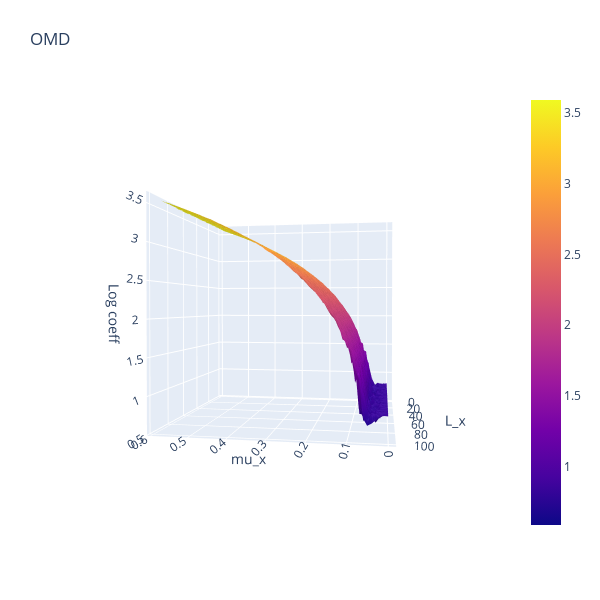

Notebook code for this chart:
### Code cell
z = coefs["OMD"]
camera = dict(
    up=dict(x=0, y=0, z=1),
    center=dict(x=0, y=0, z=0),
    eye=dict(x=-1.5, y=1.5, z=1.5)
)
fig = go.Figure()
fig.add_trace(go.Surface(z=z, x=MU_RANGE, y=L_RANGE))
fig.update_layout(title='OMD', autosize=False,
                  width=600, height=600,
                  margin=dict(l=65, r=50, b=65, t=90),
                  scene=dict(xaxis=dict(title="mu_x"),
                             yaxis=dict(title="L_x"),
                             zaxis=dict(title="Log coeff"),
                             camera=camera
                            ),
                 )
fig.show()

### Figure 1 — Plotly figure (JSON) as saved in the notebook; plotly's stock layout.template omitted (floating-point values rounded to 4 significant figures; data arrays with more than 128 entries replaced by an {"elided": "..."} marker saying what was removed)
{"data": [{"type": "surface", "x": [1e-05, 0.01011, 0.02021, 0.03031, 0.04041, 0.05051, 0.06062, 0.07072, 0.08082, 0.09092, 0.101, 0.1111, 0.1212, 0.1313, 0.1414, 0.1515, 0.1616, 0.1717, 0.1818, 0.1919, 0.202, 0.2121, 0.2222, 0.2323, 0.2424, 0.2525, 0.2626, 0.2727, 0.2828, 0.2929, 0.303, 0.3131, 0.3232, 0.3333, 0.3434, 0.3535, 0.3636, 0.3737, 0.3838, 0.3939, 0.404, 0.4141, 0.4242, 0.4343, 0.4445, 0.4546, 0.4647, 0.4748, 0.4849, 0.495, 0.5051, 0.5152, 0.5253, 0.5354, 0.5455, 0.5556, 0.5657, 0.5758, 0.5859, 0.596, 0.6061, 0.6162, 0.6263, 0.6364, 0.6465, 0.6566, 0.6667, 0.6768, 0.6869, 0.697, 0.7071, 0.7172, 0.7273, 0.7374, 0.7475, 0.7576, 0.7677, 0.7778, 0.7879, 0.798, 0.8081, 0.8182, 0.8283, 0.8384, 0.8485, 0.8586, 0.8687, 0.8788, 0.8889, 0.899, 0.9091, 0.9192, 0.9293, 0.9394, 0.9495, 0.9596, 0.9697, 0.9798, 0.9899, 1], "y": [1, 2, 3, 4, 5, 6, 7, 8, 9, 10, 11, 12, 13, 14, 15, 16, 17, 18, 19, 20, 21, 22, 23, 24, 25, 26, 27, 28, 29, 30, 31, 32, 33, 34, 35, 36, 37, 38, 39, 40, 41, 42, 43, 44, 45, 46, 47, 48, 49, 50, 51, 52, 53, 54, 55, 56, 57, 58, 59, 60, 61, 62, 63, 64, 65, 66, 67, 68, 69, 70, 71, 72, 73, 74, 75, 76, 77, 78, 79, 80, 81, 82, 83, 84, 85, 86, 87, 88, 89, 90, 91, 92, 93, 94, 95, 96, 97, 98, 99, 100], "z": {"elided": "100x100 float values"}}], "layout": {"autosize": false, "height": 600, "margin": {"b": 65, "l": 65, "r": 50, "t": 90}, "scene": {"aspectmode": "auto", "aspectratio": {"x": 1, "y": 1, "z": 1}, "camera": {"center": {"x": 0, "y": 0, "z": 0}, "eye": {"x": -0.4497, "y": 2.559, "z": 0.02771}, "projection": {"type": "perspective"}, "up": {"x": 0, "y": 0, "z": 1}}, "xaxis": {"title": {"text": "mu_x"}, "type": "linear"}, "yaxis": {"title": {"text": "L_x"}, "type": "linear"}, "zaxis": {"title": {"text": "Log coeff"}, "type": "linear"}}, "title": {"text": "OMD"}, "width": 600}}
